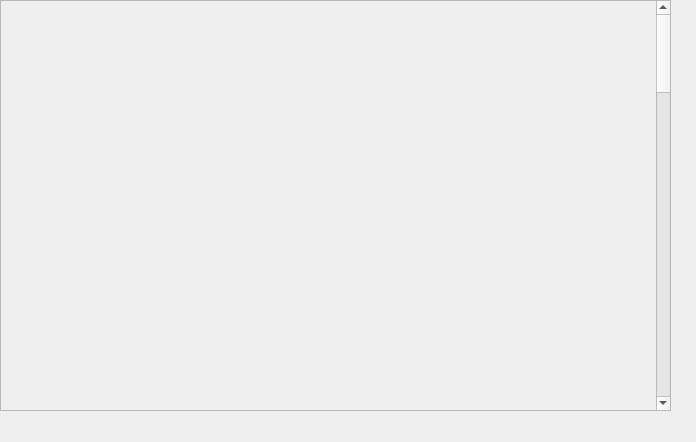
<?xml version="1.0" encoding="UTF-8"?>
<ui version="4.0">
 <class>Form</class>
 <widget class="QWidget" name="Form">
  <property name="geometry">
   <rect>
    <x>0</x>
    <y>0</y>
    <width>696</width>
    <height>442</height>
   </rect>
  </property>
  <property name="windowTitle">
   <string>Form</string>
  </property>
  <widget class="QScrollArea" name="scrollArea">
   <property name="geometry">
    <rect>
     <x>0</x>
     <y>0</y>
     <width>671</width>
     <height>411</height>
    </rect>
   </property>
   <property name="widgetResizable">
    <bool>true</bool>
   </property>
   <widget class="QWidget" name="scrollAreaWidgetContents">
    <property name="geometry">
     <rect>
      <x>0</x>
      <y>-958</y>
      <width>651</width>
      <height>2000</height>
     </rect>
    </property>
    <property name="minimumSize">
     <size>
      <width>0</width>
      <height>2000</height>
     </size>
    </property>
    <widget class="caInclude" name="cainclude_569">
     <property name="geometry">
      <rect>
       <x>0</x>
       <y>0</y>
       <width>659</width>
       <height>135</height>
      </rect>
     </property>
     <property name="macro">
      <string notr="true">ID=0, P=FrontUnivOut, EVR=$(EVR)</string>
     </property>
     <property name="filename" stdset="0">
      <string notr="true">G_EVR_out-twoSources.ui</string>
     </property>
    </widget>
    <widget class="caInclude" name="cainclude_570">
     <property name="geometry">
      <rect>
       <x>0</x>
       <y>140</y>
       <width>659</width>
       <height>135</height>
      </rect>
     </property>
     <property name="macro">
      <string notr="true">ID=1, P=FrontUnivOut, EVR=$(EVR)</string>
     </property>
     <property name="filename" stdset="0">
      <string notr="true">G_EVR_out-twoSources.ui</string>
     </property>
    </widget>
    <widget class="caInclude" name="cainclude_571">
     <property name="geometry">
      <rect>
       <x>0</x>
       <y>280</y>
       <width>659</width>
       <height>135</height>
      </rect>
     </property>
     <property name="macro">
      <string notr="true">ID=2, P=FrontUnivOut, EVR=$(EVR)</string>
     </property>
     <property name="filename" stdset="0">
      <string notr="true">G_EVR_out-twoSources.ui</string>
     </property>
    </widget>
    <widget class="caInclude" name="cainclude_572">
     <property name="geometry">
      <rect>
       <x>0</x>
       <y>420</y>
       <width>659</width>
       <height>135</height>
      </rect>
     </property>
     <property name="macro">
      <string notr="true">ID=3, P=FrontUnivOut, EVR=$(EVR)</string>
     </property>
     <property name="filename" stdset="0">
      <string notr="true">G_EVR_out-twoSources.ui</string>
     </property>
    </widget>
    <widget class="caInclude" name="cainclude_573">
     <property name="geometry">
      <rect>
       <x>0</x>
       <y>560</y>
       <width>659</width>
       <height>135</height>
      </rect>
     </property>
     <property name="macro">
      <string notr="true">ID=4, P=FrontUnivOut, EVR=$(EVR)</string>
     </property>
     <property name="filename" stdset="0">
      <string notr="true">G_EVR_out-twoSources.ui</string>
     </property>
    </widget>
    <widget class="caInclude" name="cainclude_574">
     <property name="geometry">
      <rect>
       <x>0</x>
       <y>700</y>
       <width>659</width>
       <height>135</height>
      </rect>
     </property>
     <property name="macro">
      <string notr="true">ID=5, P=FrontUnivOut, EVR=$(EVR)</string>
     </property>
     <property name="filename" stdset="0">
      <string notr="true">G_EVR_out-twoSources.ui</string>
     </property>
    </widget>
    <widget class="caInclude" name="cainclude_575">
     <property name="geometry">
      <rect>
       <x>0</x>
       <y>840</y>
       <width>659</width>
       <height>135</height>
      </rect>
     </property>
     <property name="macro">
      <string notr="true">ID=6, P=FrontUnivOut, EVR=$(EVR)</string>
     </property>
     <property name="filename" stdset="0">
      <string notr="true">G_EVR_out-twoSources.ui</string>
     </property>
    </widget>
    <widget class="caInclude" name="cainclude_576">
     <property name="geometry">
      <rect>
       <x>0</x>
       <y>980</y>
       <width>659</width>
       <height>135</height>
      </rect>
     </property>
     <property name="macro">
      <string notr="true">ID=7, P=FrontUnivOut, EVR=$(EVR)</string>
     </property>
     <property name="filename" stdset="0">
      <string notr="true">G_EVR_out-twoSources.ui</string>
     </property>
    </widget>
    <widget class="caInclude" name="cainclude_577">
     <property name="geometry">
      <rect>
       <x>0</x>
       <y>1120</y>
       <width>659</width>
       <height>135</height>
      </rect>
     </property>
     <property name="macro">
      <string notr="true">ID=8, P=FrontUnivOut, EVR=$(EVR)</string>
     </property>
     <property name="filename" stdset="0">
      <string notr="true">G_EVR_out-twoSources.ui</string>
     </property>
    </widget>
    <widget class="caInclude" name="cainclude_578">
     <property name="geometry">
      <rect>
       <x>0</x>
       <y>1260</y>
       <width>659</width>
       <height>135</height>
      </rect>
     </property>
     <property name="macro">
      <string notr="true">ID=9, P=FrontUnivOut, EVR=$(EVR)</string>
     </property>
     <property name="filename" stdset="0">
      <string notr="true">G_EVR_out-twoSources.ui</string>
     </property>
    </widget>
   </widget>
  </widget>
 </widget>
 <customwidgets>
  <customwidget>
   <class>caInclude</class>
   <extends>QWidget</extends>
   <header>caInclude</header>
  </customwidget>
 </customwidgets>
 <resources/>
 <connections/>
</ui>
